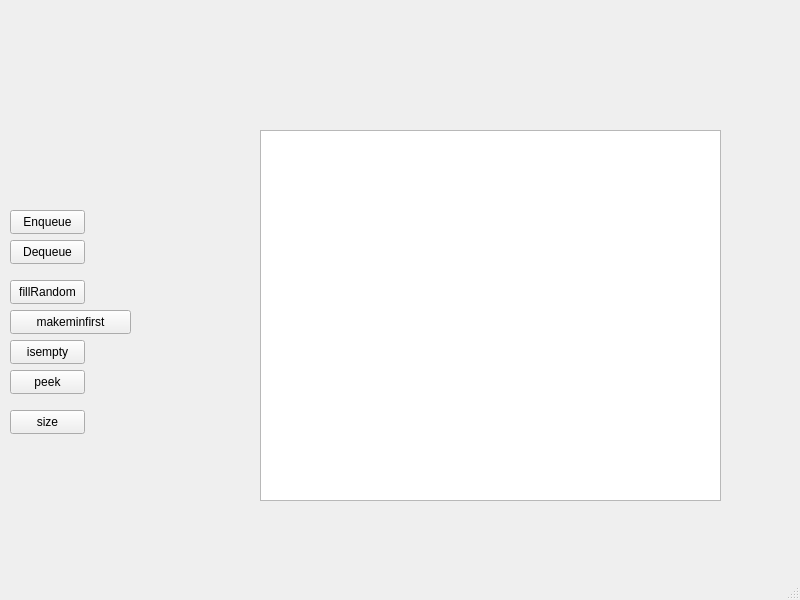
<?xml version="1.0" encoding="UTF-8"?>
<ui version="4.0">
 <class>MainWindow</class>
 <widget class="QMainWindow" name="MainWindow">
  <property name="geometry">
   <rect>
    <x>0</x>
    <y>0</y>
    <width>800</width>
    <height>600</height>
   </rect>
  </property>
  <property name="windowTitle">
   <string>MainWindow</string>
  </property>
  <widget class="QWidget" name="centralwidget">
   <widget class="QListWidget" name="listWidget">
    <property name="geometry">
     <rect>
      <x>260</x>
      <y>130</y>
      <width>461</width>
      <height>371</height>
     </rect>
    </property>
   </widget>
   <widget class="QPushButton" name="enqueue">
    <property name="geometry">
     <rect>
      <x>10</x>
      <y>210</y>
      <width>75</width>
      <height>24</height>
     </rect>
    </property>
    <property name="text">
     <string>Enqueue</string>
    </property>
   </widget>
   <widget class="QPushButton" name="dequeue">
    <property name="geometry">
     <rect>
      <x>10</x>
      <y>240</y>
      <width>75</width>
      <height>24</height>
     </rect>
    </property>
    <property name="text">
     <string>Dequeue</string>
    </property>
   </widget>
   <widget class="QPushButton" name="fillRandomQueue">
    <property name="geometry">
     <rect>
      <x>10</x>
      <y>280</y>
      <width>75</width>
      <height>24</height>
     </rect>
    </property>
    <property name="text">
     <string>fillRandom</string>
    </property>
   </widget>
   <widget class="QPushButton" name="makeMinFirst">
    <property name="geometry">
     <rect>
      <x>10</x>
      <y>310</y>
      <width>121</width>
      <height>24</height>
     </rect>
    </property>
    <property name="text">
     <string>makeminfirst</string>
    </property>
   </widget>
   <widget class="QPushButton" name="size">
    <property name="geometry">
     <rect>
      <x>10</x>
      <y>410</y>
      <width>75</width>
      <height>24</height>
     </rect>
    </property>
    <property name="text">
     <string>size</string>
    </property>
   </widget>
   <widget class="QPushButton" name="peek">
    <property name="geometry">
     <rect>
      <x>10</x>
      <y>370</y>
      <width>75</width>
      <height>24</height>
     </rect>
    </property>
    <property name="text">
     <string>peek</string>
    </property>
   </widget>
   <widget class="QPushButton" name="isEmpty">
    <property name="geometry">
     <rect>
      <x>10</x>
      <y>340</y>
      <width>75</width>
      <height>24</height>
     </rect>
    </property>
    <property name="text">
     <string>isempty</string>
    </property>
   </widget>
  </widget>
  <widget class="QMenuBar" name="menubar">
   <property name="geometry">
    <rect>
     <x>0</x>
     <y>0</y>
     <width>800</width>
     <height>22</height>
    </rect>
   </property>
  </widget>
  <widget class="QStatusBar" name="statusbar"/>
 </widget>
 <resources/>
 <connections/>
</ui>
